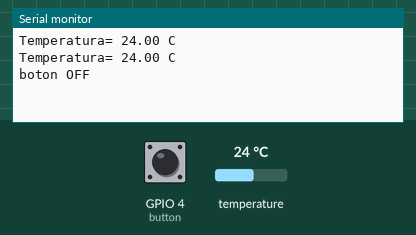
Bench run of a sketch on a simulated ESP32. Parts: the last lines printed to the serial monitor. The test bench sets the inputs (shaded band); at power-on: temperature 24 °C, GPIO 4 (button) LOW.

Above: at 7.5 s.
7.6 s: temperature set to 12 °C
At 10.6 s:
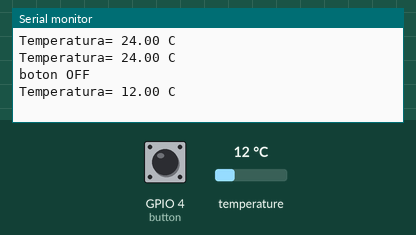
12.2 s: GPIO 4 (button) pulled HIGH for 3 s
At 14.1 s:
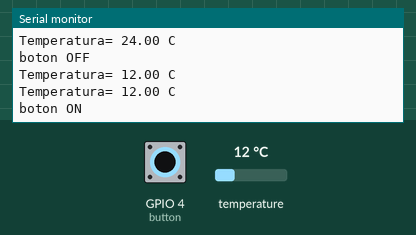
16.8 s: temperature set to 19 °C
At 19.9 s:
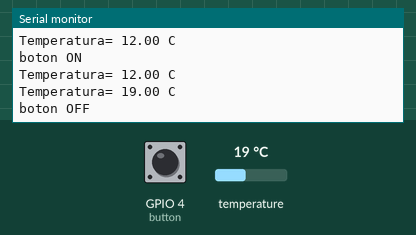
Timing chart, 0 to 21.4 s (numbered marks = the images above; inputs shaded):
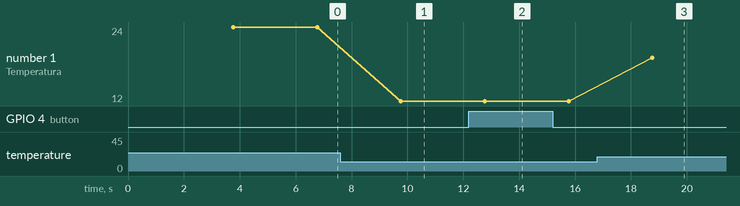

The sketch:

Sensor_BIM_III.ino
```cpp
#include <Ticker.h>
#include <OneWire.h>
#include <DallasTemperature.h>
#include <Wire.h>

#define button 4

//Variables
volatile static bool estado_led;
float temperatura;

//Configuracion de ISR
void ISR_temp();
void ISR_detectar_btn();

//Constructor
Ticker ISR_obtener_temp(ISR_temp, 3000); //tira la temperatura cada 3 segundos
Ticker ISR_obtener_btn(ISR_detectar_btn, 6000); //tira la temperatura cada 3 segundos
OneWire ourWire(6);  //pin 5
DallasTemperature sensor(&ourWire);

void setup() {
Serial.begin(9600);
ISR_obtener_temp.start();
ISR_obtener_btn.start();
sensor.begin();
}
void loop() {
  ISR_obtener_temp.update();
  ISR_obtener_btn.update();
}
void medicion(){
  //Se envia la lectra de la temperatura
  sensor.requestTemperatures();
  //Da la temperatura
  float temp = sensor.getTempCByIndex(0);
  Serial.print("Temperatura= ");
  Serial.print(temp);
  Serial.println(" C");
  }
void ISR_temp(){
   medicion();
}
void ISR_detectar_btn(){
  bool estado_btn = digitalRead(button);
  if(estado_btn == 1){
  Serial.println("boton ON");
}
if(estado_btn == 0){
  Serial.println("boton OFF");
}
}
```

Measured:
- after the input at 7.6 s, the serial monitor: prints a new line after 2.2 s (image 1)
- after the input at 12.2 s, the serial monitor: prints a new line after 0.57 s (image 2)
- after the input at 16.8 s, the serial monitor: prints a new line after 2.0 s (image 3)
- plotted number 1: 24 → 12 after the input at 7.6 s, 12 → 19 after the input at 16.8 s
